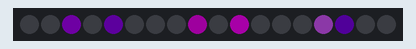
Simulated run of this sketch. Board: Arduino Uno, built with avr-gcc and run on an emulated ATmega328P. Parts: 18 RGB LEDs in strip order, left to right. Dim RGB values are drawn brighter than linear; random numbers use the default seed unless the sketch sets one.

Above: at 0.45 s.
At 5.25 s:
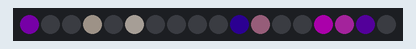
At 10.36 s:
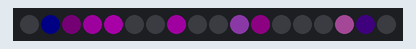
At 19.97 s:
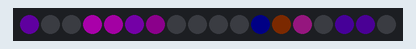
At 29.88 s:
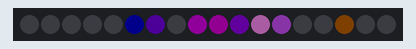
At 39.79 s:
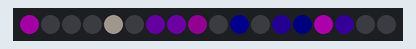

The sketch:

fadeToBlackBy.ino
```cpp
#include <FastLED.h>

#define NUM_LEDS  18
#define LED_PIN   2

CRGB leds[NUM_LEDS];

uint8_t paletteIndex = 0;

CRGBPalette16 purplePalette = CRGBPalette16 (
    CRGB::DarkViolet,
    CRGB::DarkViolet,
    CRGB::DarkViolet,
    CRGB::DarkViolet,

    CRGB::Magenta,
    CRGB::Magenta,
    CRGB::Linen,
    CRGB::Linen,

    CRGB::Magenta,
    CRGB::Magenta,
    CRGB::DarkViolet,
    CRGB::DarkViolet,

    CRGB::DarkViolet,
    CRGB::DarkViolet,
    CRGB::Linen,
    CRGB::Linen
);


CRGBPalette16 myPal = purplePalette;

void setup() {
  FastLED.addLeds<WS2812B, LED_PIN, GRB>(leds, NUM_LEDS);
  FastLED.setBrightness(50);
}

void loop() {

  EVERY_N_MILLISECONDS(50){
    //Switch on an LED at random, choosing a random color from the palette
    leds[random8(0, NUM_LEDS - 1)] = ColorFromPalette(myPal, random8(), 255, LINEARBLEND);
  }

   // Fade all LEDs down by 1 in brightness each time this is called
   fadeToBlackBy(leds, NUM_LEDS, 1);

  FastLED.show();
}
```
